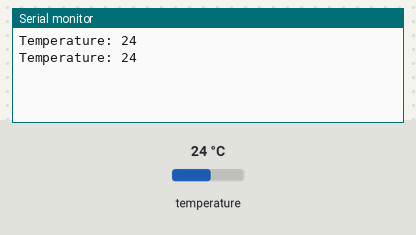
The sketch below on a simulated ESP8266 (NodeMCU). On the bench: the last lines printed to the serial monitor. Inputs (shaded band) come from the test bench; at power-on: temperature 24 °C.

Above: at 3.3 s.
3.4 s: temperature set to 12 °C
At 5.1 s:
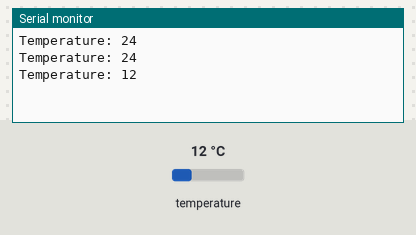
5.9 s: temperature set to 19 °C
At 7.5 s:
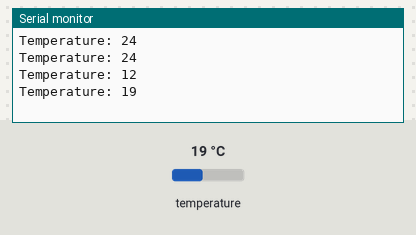
Timing chart, 0 to 9.0 s (numbered marks = the images above; inputs shaded):
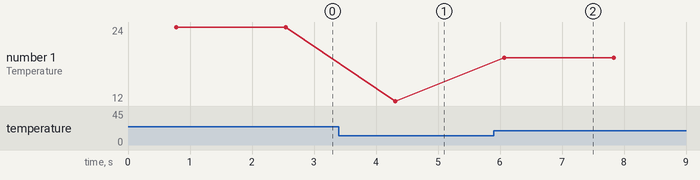

Measured:
- after the input at 3.4 s, the serial monitor: prints a new line after 0.91 s (image 1)
- after the input at 5.9 s, the serial monitor: prints a new line after 0.17 s (image 2)
- plotted number 1: 24 → 12 after the input at 3.4 s, 12 → 19 after the input at 5.9 s

The sketch:

temp_test.ino
```cpp
#include <ESP8266WiFi.h>
#include <OneWire.h>
#include <DallasTemperature.h>

#define ONE_WIRE_BUS D4

OneWire oneWire(ONE_WIRE_BUS);

DallasTemperature sensors(&oneWire);

// WiFi Credentials
const char* ssid = "ESP8266";
const char* password = "asdfghjkl";

void setup() {
  Serial.begin(115200);
  sensors.begin();

}

void loop() {
  sensors.requestTemperatures();
  int temperature=sensors.getTempCByIndex(0);
  Serial.print("Temperature: ");
  Serial.println(temperature);
  delay(1000);
}
```
